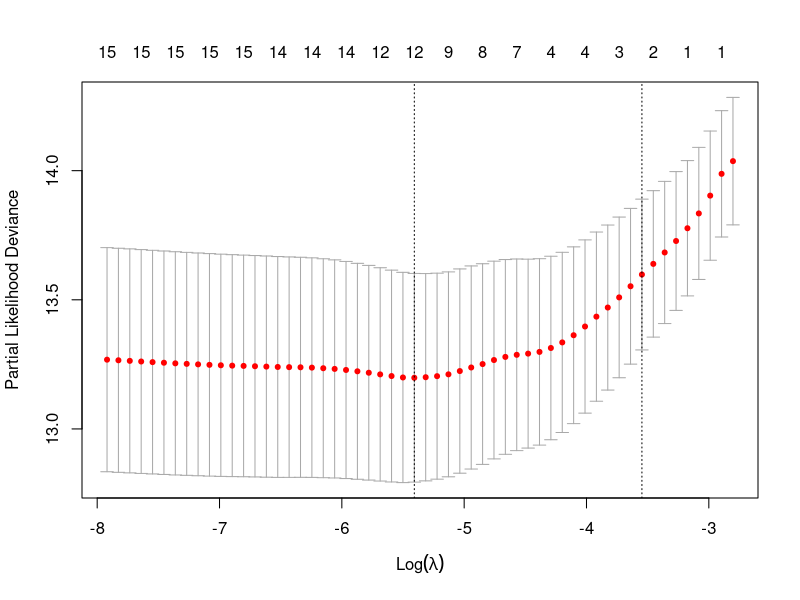
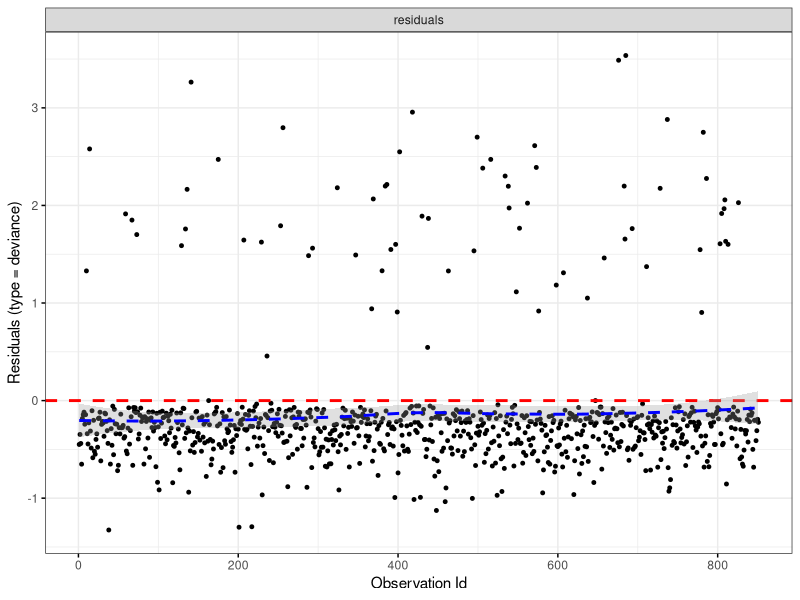
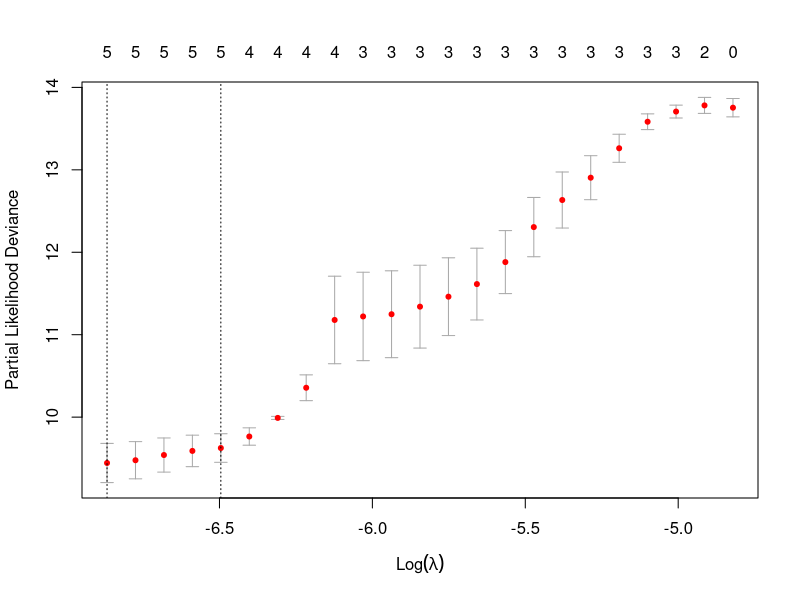
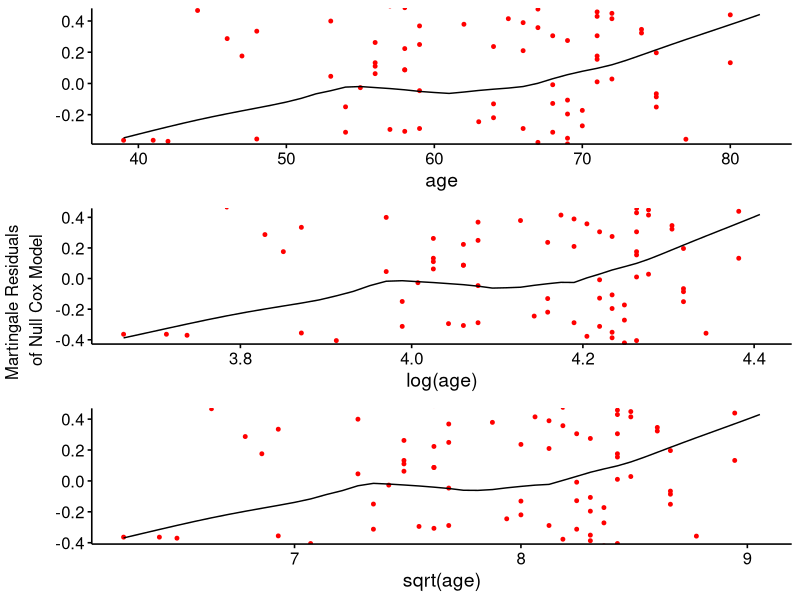

The R source for these figures, in order:
## ---- chunk 1
knitr::opts_chunk$set(echo = TRUE)
library(tidyverse)
library(survival)
library(survminer)
library(rms)
library(glmnet)
library(broom)
data <- read_csv("AIDSdata.csv")

#parse as factor
data <- data %>%
  mutate(tx = as.factor(tx),
         txgrp = as.factor(txgrp),
         strat2 = as.factor(strat2),
         sex = as.factor(sex),
         raceth = as.factor(raceth),
         ivdrug = as.factor(ivdrug),
         hemophil = as.factor(hemophil),
         karnof = as.factor(karnof))
## ---- chunk 2
options(scipen = 999)
fit <- coxph(Surv(time, censor) ~ tx + sex + raceth + ivdrug + hemophil + karnof + cd4 + priorzdv + age, data = data)
fit %>% tidy()

#check multicollinearity
vif(fit)
## ---- chunk 3
set.seed(47)
#initialize covariate matrix
x <- model.matrix(Surv(time, censor) ~ tx + sex + raceth + ivdrug + hemophil + karnof + cd4 + priorzdv + age, data)

#cross validate lambda
cv.fit <- cv.glmnet(x, Surv(data$time, data$censor), family = "cox", maxit = 1000)

#plot cross-validated lambdas
plot(cv.fit)

lassofit <- glmnet(x, Surv(data$time, data$censor), family = "cox", maxit = 1000)

#see which coefficients were kept
active.coefs <- predict(lassofit, type = 'coefficients', s = cv.fit$lambda.min)
active.coefs
## ---- chunk 4
fit2 <- coxph(Surv(time, censor) ~ tx + sex + raceth + ivdrug + hemophil + karnof + cd4 + age, data = data)
anova(fit, fit2)
## ---- chunk 5
fit3 <- coxph(Surv(time, censor) ~ tx + karnof + cd4 + age, data = data)
anova(fit2, fit3)
## ---- chunk 6
fit4 <- coxph(Surv(time, censor) ~ tx + karnof + cd4, data = data)
anova(fit3, fit4)
## ---- chunk 7
fit.int <- coxph(Surv(time, censor) ~ tx*sex + tx*raceth + tx*ivdrug + tx*hemophil + tx*karnof + cd4 + priorzdv + age, data = data)
fit.int
## ---- chunk 8
anova(fit, fit.int)
## ---- chunk 9
ggcoxdiagnostics(fit4, type = "deviance",
                 linear.predictions = FALSE, ggtheme = theme_bw())

#identify influential points according to deviance
data2 <- data %>%
  mutate(dresids = residuals(fit4, type = "deviance"))
data2 %>%
  filter(dresids > 1)
## ---- chunk 10
#filter data
data3 <- data2 %>%
  filter(!dresids > 1)

#full additive model
fit_new <- coxph(Surv(time, censor) ~ tx + sex + raceth + ivdrug + hemophil + karnof + cd4 + priorzdv + age, data = data3)

#check multicollinearity
vif(fit_new)

set.seed(47)
#initialize covariate matrix
xnew <- model.matrix(Surv(time, censor) ~ tx + ivdrug + karnof, data3)

#cross validate lambda
cv.fit.new <- cv.glmnet(xnew, Surv(data3$time, data3$censor), family = "cox", maxit = 1000)

#plot cross-validated lambdas
plot(cv.fit.new)

lassofit.new <- glmnet(xnew, Surv(data3$time, data3$censor), family = "cox", maxit = 1000)

#see which coefficients were kept
active.coefs.new <- predict(lassofit.new, type = 'coefficients', s = cv.fit.new$lambda.min)

fit_new2 <- coxph(Surv(time, censor) ~ tx + karnof + cd4 + age, data = data3)
anova(fit_new, fit_new2)
## ---- chunk 11
ggcoxfunctional(Surv(time, status) ~ age + log(age) + sqrt(age), data = lung)
